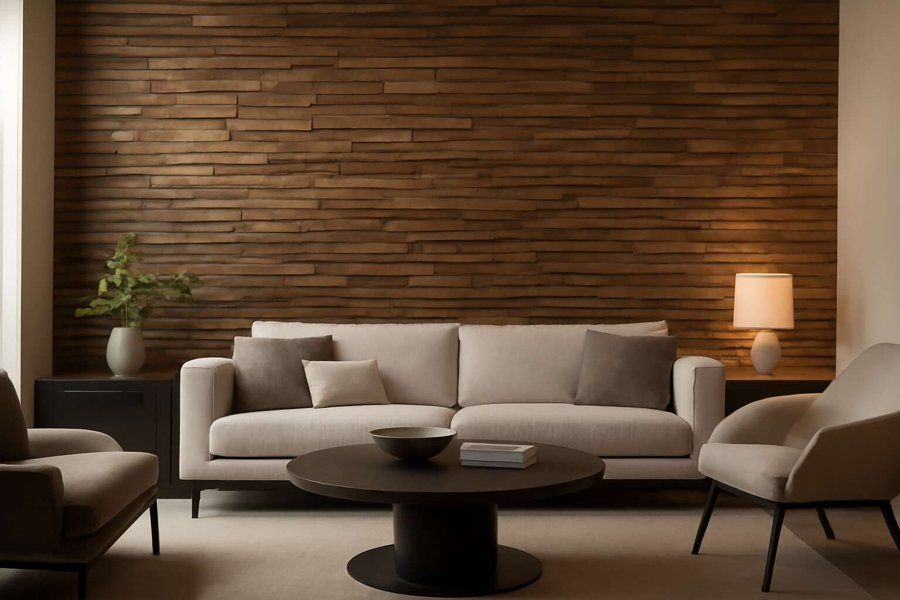
#> input picture sky的网站/tools/sheets/_verify_10.jpg, 900 x 600 px
$ python -i find_premium.py   (imports and definitions only)
#> lines starting #> are read from the running program, lines starting #| are printed output that depends on the picture
#> further down, picture is the input picture: PIL image 900x600 RGB; mean R, G, B 93.3, 71.2, 52.4
# -*- coding: utf-8 -*-
"""
专筛「高级感」首屏候选：暗调、极简、大理石/石纹、画面下方留白多（适合压字）。
输出大尺寸拼图 tools/sheets/sheet-premium.jpg
"""
from pathlib import Path
from PIL import Image, ImageDraw, ImageFont, ImageOps, ImageStat, ImageFilter

sys_root = Path("F:/护墙板/SPC石塑护墙板")
OUT = Path(__file__).resolve().parent / "sheets"

FOLDERS = ["10_SPC客厅", "11_SPC卧室", "12_SPC浴室淋浴房", "13_SPC厨房",
           "14_SPC酒店", "15_SPC办公室商业", "06_SPC水泥工业纹", "05_SPC石纹"]
EXTS = {".jpg", ".jpeg", ".png", ".webp"}


def metrics(im):
    g = im.convert("L")
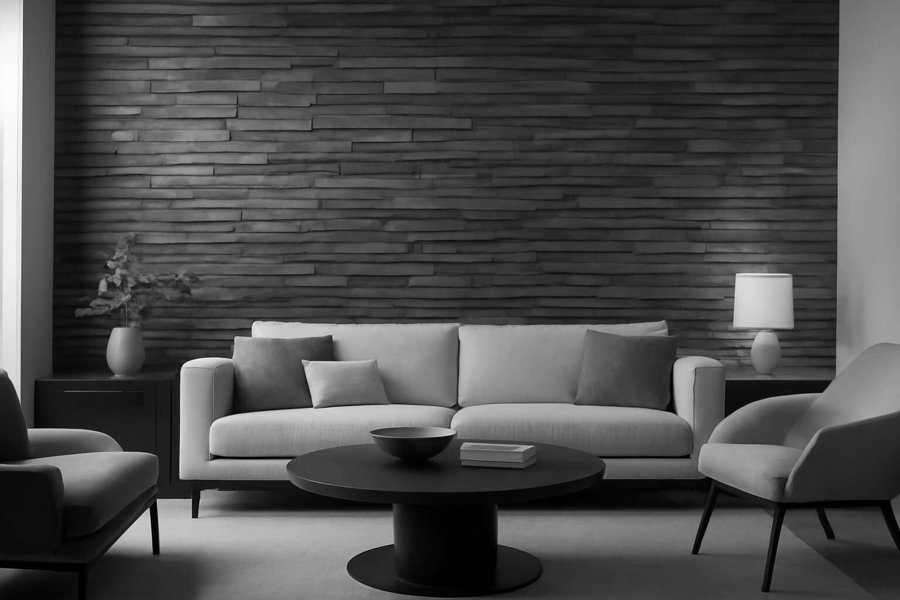
#> g: PIL image 900x600 L; min 0, max 254, mean 75.6
    w, h = g.size
#> w = 900; h = 600
    stat = ImageStat.Stat(g)
    bright = stat.mean[0]
#> bright = 75.62
    sharp = ImageStat.Stat(g.filter(ImageFilter.FIND_EDGES)).stddev[0]
#> sharp = 27.11
    # 下方 35% 区域的均匀度（越低越适合压字）
    bottom = g.crop((0, int(h * 0.65), w, h)).resize((160, 60))
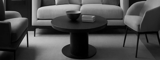
#> bottom: PIL image 160x60 L; min 0, max 218, mean 74.8
    bs = ImageStat.Stat(bottom.filter(ImageFilter.FIND_EDGES)).stddev[0]
#> bs = 52.09
    rgb = ImageStat.Stat(im)
    warmth = rgb.mean[0] - rgb.mean[2]
#> warmth = 40.88
    sat = ImageStat.Stat(im.convert("HSV")).mean[1]
#> sat = 135.5
    return bright, sharp, bs, warmth, sat


# [66 lines left out: function main, not called in this run]


# [2 lines not run here, left out]

>>> from PIL import Image
>>> picture = Image.open('sheets/_verify_10.jpg')
>>> result = metrics(picture)
#> result = (75.62, 27.11, 52.09, 40.88, 135.5)

$ run again, on sky的网站/tools/sheets/sheet-A.jpg
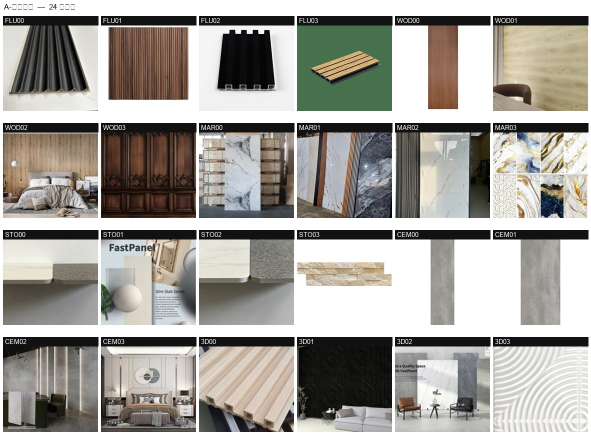
#> input picture sky的网站/tools/sheets/sheet-A.jpg, 1182 x 888 px (shown at 1/2 size)
#> picture is the input picture: PIL image 1182x888 RGB; mean R, G, B 165.4, 162.7, 156.8
#> in metrics, `g = im.convert("L")`:
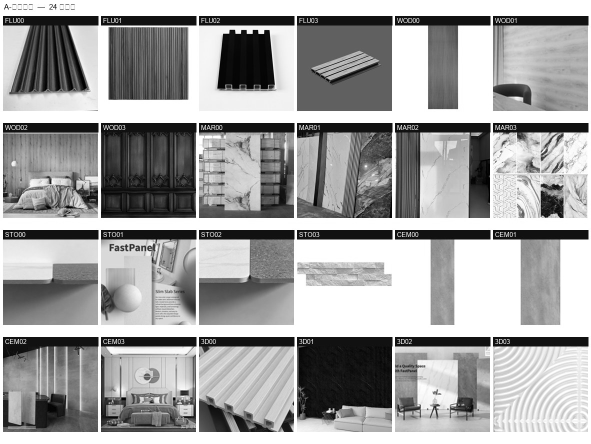
#> g: PIL image 1182x888 L (shown at 1/2 size); min 0, max 255, mean 162.8
#> bright = 162.8
#> sharp = 52.36
#> in metrics, `bottom = g.crop((0, int(h * 0.65), w, h)).resize((160, 60))`:
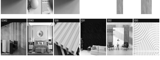
#> bottom: PIL image 160x60 L; min 2, max 255, mean 169.6
#> bs = 84.47
#> warmth = 8.58
#> sat = 27.28
#> result = (162.8, 52.36, 84.47, 8.58, 27.28)

$ run again, on sky的网站/tools/sheets/sheet-B.jpg
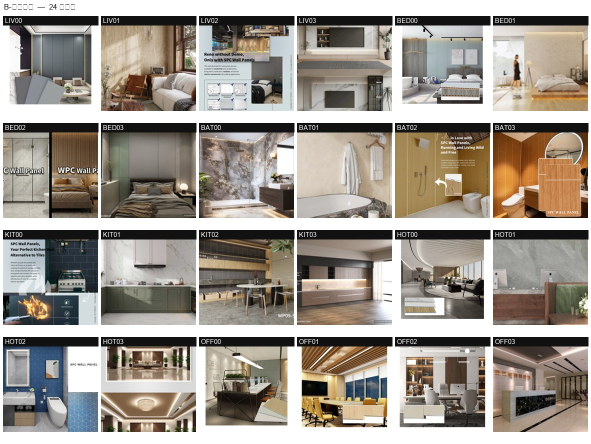
#> input picture sky的网站/tools/sheets/sheet-B.jpg, 1182 x 888 px (shown at 1/2 size)
#> picture is the input picture: PIL image 1182x888 RGB; mean R, G, B 159.6, 152.4, 143.2
#> in metrics, `g = im.convert("L")`:
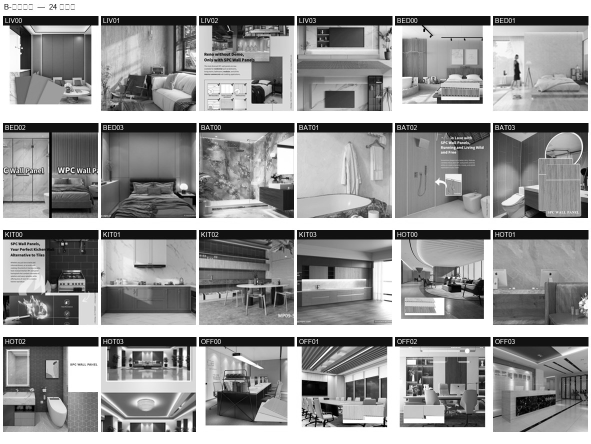
#> g: PIL image 1182x888 L (shown at 1/2 size); min 0, max 255, mean 153.5
#> bright = 153.5
#> sharp = 54.76
#> in metrics, `bottom = g.crop((0, int(h * 0.65), w, h)).resize((160, 60))`:
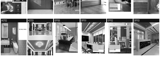
#> bottom: PIL image 160x60 L; min 0, max 255, mean 154
#> bs = 94.95
#> warmth = 16.42
#> sat = 40.87
#> result = (153.5, 54.76, 94.95, 16.42, 40.87)
